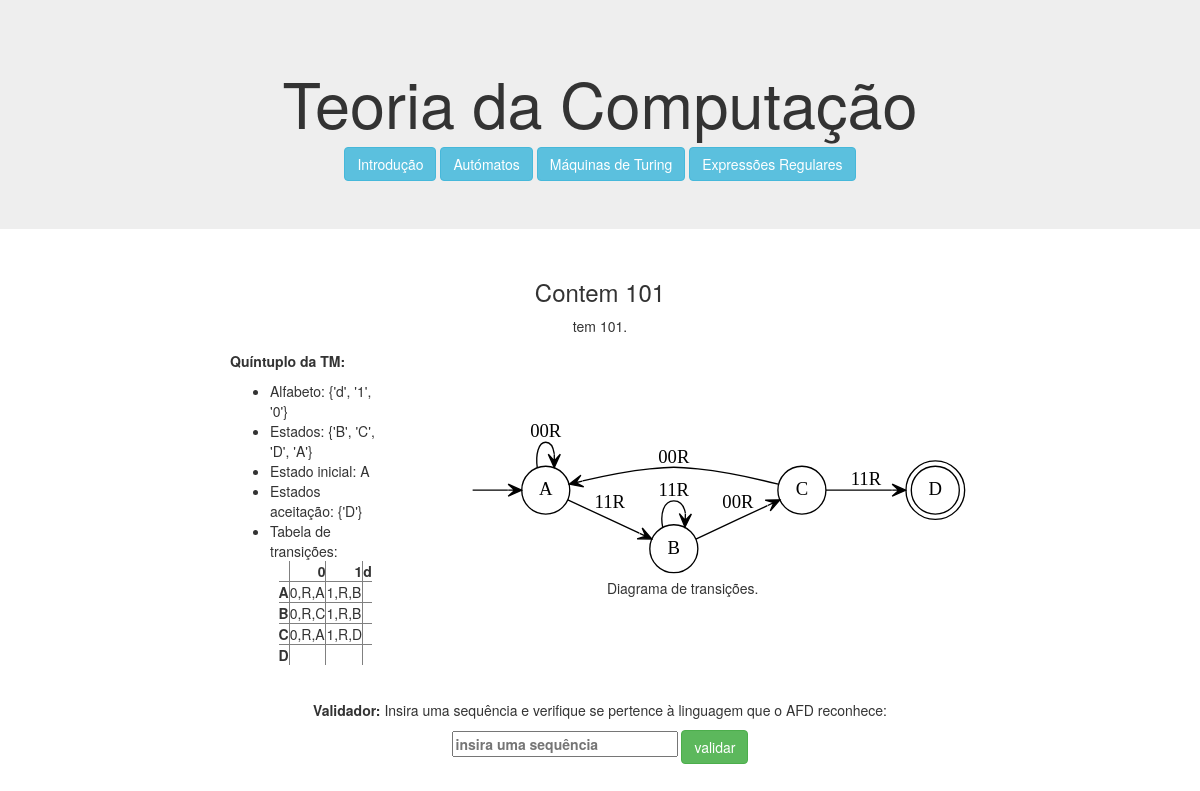
/7/maquina/, run on the app's committed database.
### computacao/models.py (models this page shows, shortened)
class MaquinaTuring(models.Model):
    nome = models.CharField(max_length=100)
    descricao = models.CharField(max_length=100)
    alfabeto = models.CharField(max_length=100)
    estados = models.CharField(max_length=100)
    estadoInicial = models.CharField(max_length=100)
    estadosDeAceitacao = models.CharField(max_length=100)
    dicionarioTransicoes = models.CharField(max_length=100)
    diagrama = models.CharField(max_length=100)
    def printAlfabeto(self):
        return str(set(self.alfabeto.split()))
    def printEstados(self):
        return str(set(self.estados.split()))
    def printEstadosDeAceitacao(self):
        return str(set(self.estadosDeAceitacao.split()))
    def dTransInTable(self):
        dTrans = {(t.split('-')[0], t.split('-')[1][0]):t.split('-')[2] for t in self.dicionarioTransicoes.split()}
        dSecond = {(t.split('-')[0], t.split('-')[2]):t.split('-')[1] for t in self.dicionarioTransicoes.split()}
        table = []
        linha = ['']
        for simbolo in self.alfabeto.split():
            linha.append(simbolo)
        table.append(linha)
        for estado in self.estados.split():
            linha =[estado]
            for simbolo in self.alfabeto.split():
                if(estado,simbolo) in dTrans:
                    linha.append(dSecond[(estado,dTrans[(estado,simbolo)])][1] + "," + dSecond[(estado,dTrans[(estado,simbolo)])][2] + "," + dTrans[(estado, simbolo)])
                else:
                    linha.append(" ")
            table.append(linha)
        return table

### computacao/views.py (the view)
# urls.py: path('<int:maquina_id>/maquina/', views.maquina, name='maquina'),
def maquina(request, maquina_id):
    sequencia = None
    resultado = None
    form = SequenciaForm(request.POST or None)
    if form.is_valid():
        sequencia = form.cleaned_data['sequencia']
        resultado = MaquinaTuring.objects.get(id=maquina_id).valida_sequencia(sequencia)
    context = {
        'maquina': MaquinaTuring.objects.get(id=maquina_id),
        'sequencia': sequencia,
        'resultado': resultado,
        'form': form
    }
    return render(request, 'computacao/maquina.html', context)

### computacao/forms.py
class SequenciaForm(forms.Form):
    sequencia = forms.CharField(label='',
                                widget=forms.TextInput(attrs={
                                    'placeholder': 'insira uma sequência',
                                    'size': '25'
                                }))

### computacao/templates/computacao/maquina.html (shortened to what this page needs)
{% extends 'computacao/layout.html' %}
{% block main %}
<main class="col-sm-12">
        <h3>{{ maquina.nome|title }}</h3>
        <p>{{ maquina.descricao }}.</p>
        <table align="center">
            <tr align="left">
                <td>
                    <p> <b>Quíntuplo da TM:</b></p>
                    <ul>
                    <li>Alfabeto: {{ maquina.printAlfabeto }} </li>
                    <li>Estados: {{ maquina.printEstados }}</li>
                    <li>Estado inicial: {{ maquina.estadoInicial }}</li>
                    <li>Estados aceitação: {{ maquina.printEstadosDeAceitacao }}</li>
                    <li>Tabela de transições:
                    <table align="center" rules="all" style="border-collapse: collapse">
                        {% for dTran in maquina.dTransInTable %}
                            <tr>
                                {% for element in dTran %}
                                    {% if forloop.parentloop.first %}
                                        <th>{{ element }}</th>
                                    {% elif forloop.first %}
                                        <th>{{ element }}</th>
                                    {% else %}
                                        <td>{{ element }}</td>
                                    {% endif %}
                                {% endfor %}
                            </tr>
                        {% endfor %}
                    </table>
                    </ul>
                </td>
                <td class="align-baseline">
                    {% load static %}
                    <img src="{% static maquina.diagrama %}" alt="">
                    <p class="text-center">Diagrama de transições.</p>
                </td>
            </tr>
        </table>
        <br>
        <p><b>Validador:</b> Insira uma sequência e verifique se pertence à linguagem que o AFD reconhece: </p>
        <form action="{% url 'computacao:maquina' maquina.id %}" method="POST">
           <b>{{ form }}</b>
            <input type="submit" value="validar" class="btn btn-success">
        </form>
        {% if resultado != None %}
            {% if resultado == True %}
                <p>A sequência <b>{{ sequencia }}</b> é aceite pelo autómato </p>
            {% else %}
                <p>A sequência <b>{{ sequencia }}</b> não é aceite pelo autómato </p>
            {% endif %}
        {% else %}
            <br><br>
        {% endif %}
    </main>
{% endblock main %}

### computacao/static/computacao/style.css (style rules this page uses)
table tr th { text-align: right; }
table { border-collapse: separate; border-spacing: 15px 5px; }

### data on the page
MaquinaTuring: nome "Contem 101", descricao "tem 101", printAlfabeto "{'d', '1', '0'}", printEstados "{'B', 'C', 'D', 'A'}", estadoInicial "A", printEstadosDeAceitacao "{'D'}", diagrama (picture)

### other printed values
{{ element }} "0" "1" "d"
{{ element }} "A" "B" "C" "D"
{{ element }} "0,R,A" "1,R,B" "0,R,C" "1,R,B" "0,R,A" "1,R,D"
